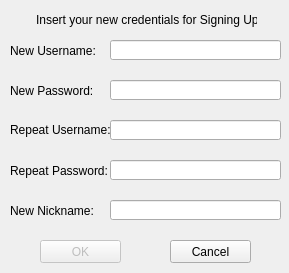
<?xml version="1.0" encoding="UTF-8"?>
<ui version="4.0">
 <class>SignUpDialog</class>
 <widget class="QDialog" name="SignUpDialog">
  <property name="geometry">
   <rect>
    <x>0</x>
    <y>0</y>
    <width>289</width>
    <height>273</height>
   </rect>
  </property>
  <property name="windowTitle">
   <string>Sign up</string>
  </property>
  <property name="modal">
   <bool>false</bool>
  </property>
  <widget class="QLineEdit" name="newUsernameLineEdit">
   <property name="geometry">
    <rect>
     <x>110</x>
     <y>40</y>
     <width>171</width>
     <height>20</height>
    </rect>
   </property>
  </widget>
  <widget class="QLineEdit" name="newPasswordLineEdit">
   <property name="geometry">
    <rect>
     <x>110</x>
     <y>80</y>
     <width>171</width>
     <height>20</height>
    </rect>
   </property>
   <property name="echoMode">
    <enum>QLineEdit::Password</enum>
   </property>
  </widget>
  <widget class="QLabel" name="newPasswordLabel">
   <property name="geometry">
    <rect>
     <x>10</x>
     <y>80</y>
     <width>101</width>
     <height>21</height>
    </rect>
   </property>
   <property name="text">
    <string>New Password:</string>
   </property>
   <property name="buddy">
    <cstring>newPasswordLineEdit</cstring>
   </property>
  </widget>
  <widget class="QLabel" name="newUsernameLabel">
   <property name="geometry">
    <rect>
     <x>10</x>
     <y>40</y>
     <width>101</width>
     <height>21</height>
    </rect>
   </property>
   <property name="text">
    <string>New Username:</string>
   </property>
   <property name="buddy">
    <cstring>newUsernameLineEdit</cstring>
   </property>
  </widget>
  <widget class="QLabel" name="statusLabel">
   <property name="geometry">
    <rect>
     <x>36</x>
     <y>10</y>
     <width>221</width>
     <height>20</height>
    </rect>
   </property>
   <property name="text">
    <string>Insert your new credentials for Signing Up!</string>
   </property>
  </widget>
  <widget class="QLabel" name="repeatUsernameLabel">
   <property name="geometry">
    <rect>
     <x>10</x>
     <y>120</y>
     <width>101</width>
     <height>20</height>
    </rect>
   </property>
   <property name="text">
    <string>Repeat Username:</string>
   </property>
   <property name="buddy">
    <cstring>repeatUsernameLineEdit</cstring>
   </property>
  </widget>
  <widget class="QLabel" name="repeatPasswordLabel">
   <property name="geometry">
    <rect>
     <x>10</x>
     <y>160</y>
     <width>101</width>
     <height>21</height>
    </rect>
   </property>
   <property name="text">
    <string>Repeat Password:</string>
   </property>
   <property name="buddy">
    <cstring>repeatPasswordLineEdit</cstring>
   </property>
  </widget>
  <widget class="QLineEdit" name="repeatUsernameLineEdit">
   <property name="geometry">
    <rect>
     <x>110</x>
     <y>120</y>
     <width>171</width>
     <height>20</height>
    </rect>
   </property>
  </widget>
  <widget class="QLineEdit" name="repeatPasswordLineEdit">
   <property name="geometry">
    <rect>
     <x>110</x>
     <y>160</y>
     <width>171</width>
     <height>20</height>
    </rect>
   </property>
   <property name="echoMode">
    <enum>QLineEdit::Password</enum>
   </property>
  </widget>
  <widget class="QPushButton" name="okButton">
   <property name="enabled">
    <bool>false</bool>
   </property>
   <property name="geometry">
    <rect>
     <x>40</x>
     <y>240</y>
     <width>81</width>
     <height>23</height>
    </rect>
   </property>
   <property name="text">
    <string>OK</string>
   </property>
  </widget>
  <widget class="QPushButton" name="cancelButton">
   <property name="geometry">
    <rect>
     <x>170</x>
     <y>240</y>
     <width>81</width>
     <height>23</height>
    </rect>
   </property>
   <property name="text">
    <string>Cancel</string>
   </property>
  </widget>
  <widget class="QLabel" name="NewNicknameLabel">
   <property name="geometry">
    <rect>
     <x>10</x>
     <y>200</y>
     <width>101</width>
     <height>21</height>
    </rect>
   </property>
   <property name="text">
    <string>New Nickname:</string>
   </property>
   <property name="buddy">
    <cstring>newNicknameLineEdit</cstring>
   </property>
  </widget>
  <widget class="QLineEdit" name="newNicknameLineEdit">
   <property name="geometry">
    <rect>
     <x>110</x>
     <y>200</y>
     <width>171</width>
     <height>20</height>
    </rect>
   </property>
  </widget>
 </widget>
 <resources/>
 <connections/>
</ui>
